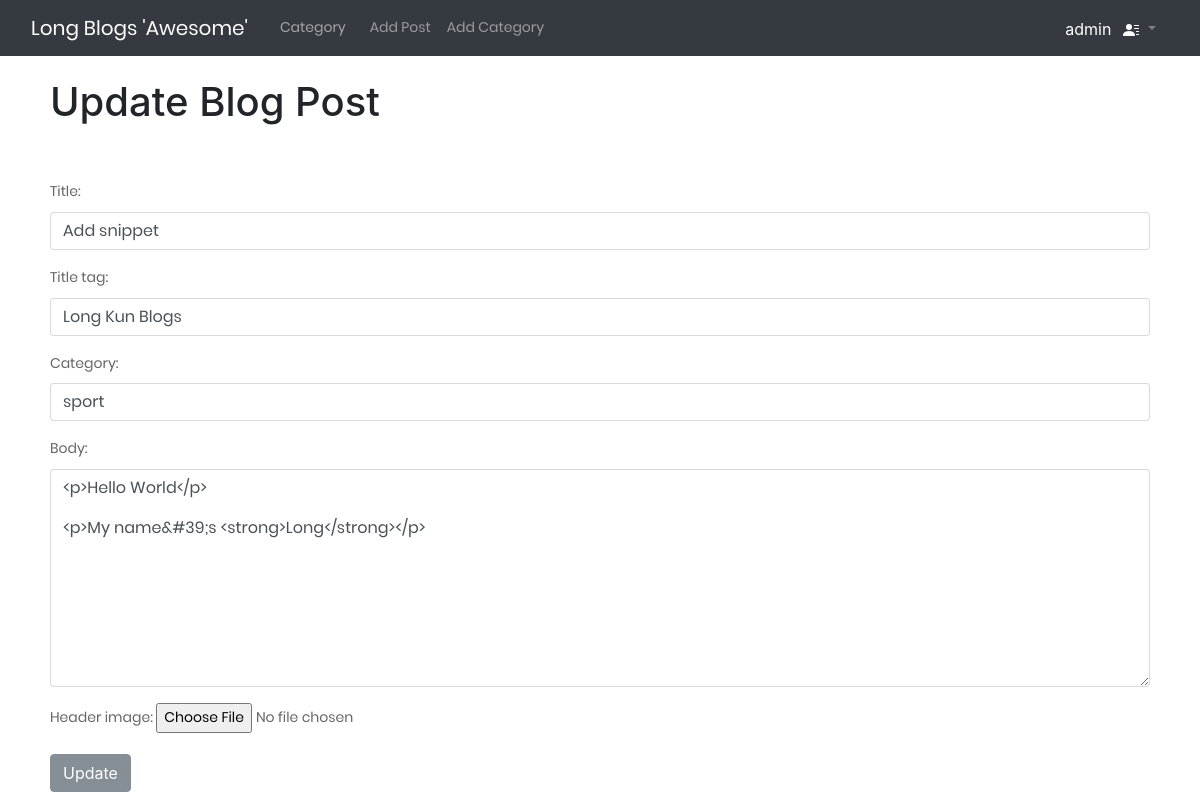
Page /article/edit/18/ (signed in) on the committed database.
### theblog/models.py (models this page shows, shortened)
class Post(models.Model):
    title = models.CharField(max_length=255)
    header_image = models.ImageField(null=True, blank=True, upload_to="images/")
    title_tag = models.CharField(max_length=255, default='Long Kun Blogs')
    author = models.ForeignKey(User, on_delete=models.CASCADE)
    category = models.CharField(max_length=255, default='coding')
    snippet = models.CharField(max_length=255)
    body = RichTextField(blank=True, null=True)
    post_date = models.DateField(auto_now_add=datetime.now)
    likes = models.ManyToManyField(User, related_name='blog_posts')

### theblog/views.py (the view)
# urls.py: path('article/edit/<int:pk>/', views.UpdatePostView.as_view(), name='update-post'),
class UpdatePostView(UpdateView):
    model = Post
    form_class = EditForm  # if use form_class u must remove fields = (...)
    template_name = 'theblog/update_post.html'

### theblog/forms.py
class EditForm(forms.ModelForm):
    class Meta:
        model = Post
        fields = ('title', 'title_tag', 'category', 'body', 'header_image')
        widgets = {
            'title': forms.TextInput(attrs={'class': 'form-control', 'placeholder': 'This is title ...'}),
            'title_tag': forms.TextInput(attrs={'class': 'form-control'}),
            'category': forms.Select(choices=choice_list,attrs={'class': 'form-control'}),
            'body': forms.Textarea(attrs={'class': 'form-control'}),
        }

### theblog/templates/theblog/update_post.html (shortened to what this page needs)
{% extends 'theblog/base.html' %}
{% block content %}
    {% if user.is_authenticated  %}
        {% if user.id == post.author.id %}
            <h1>Update Blog Post</h1>
            <br><br/>
            <div class="form-group">
                <form action="" method="POST"  enctype="multipart/form-data">
                    {{ form.as_p}}
                    <button class="btn btn-secondary">Update</button>
                </form>
            </div>
            {% else %}
            <p>You're not allowed here ( and you know it ...LOL :v )</p>
        {% endif %}
    {% else %}
        <p>You're not allowed here ( and you know it ...LOL :v )</p>
    {% endif %}
{% endblock content %}

### theblog/templates/theblog/base.html (shortened to what this page needs)
<!doctype html>
<html lang="en">
  <head>
    {% load static %}
    <link href="https://cdn.jsdelivr.net/npm/bootstrap@5.0.1/dist/css/bootstrap.min.css" rel="stylesheet">
    <link rel="stylesheet" href="https://maxcdn.bootstrapcdn.com/bootstrap/4.0.0/css/bootstrap.min.css">
    <link rel="stylesheet" href="https://cdnjs.cloudflare.com/ajax/libs/MaterialDesign-Webfont/3.6.95/css/materialdesignicons.css">
    <link rel="stylesheet" href="{% static 'theblog/css/user_profile.css' %}" type="text/css">
    <link rel="stylesheet" href="{% static 'theblog/css/main.css' %}" type="text/css">
    <link rel="stylesheet" href="{% static 'theblog/css/util.css' %}" type="text/css">
	  <link rel="stylesheet" type="text/css" href="{% static 'theblog/vendor/bootstrap/css/bootstrap.min.css' %}">
    <link rel="stylesheet" type="text/css" href="{% static 'theblog/fonts/font-awesome-4.7.0/css/font-awesome.min.css' %}">
    <link rel="stylesheet" type="text/css" href="{% static 'theblog/fonts/iconic/css/material-design-iconic-font.min.css' %}">
    <link rel="stylesheet" type="text/css" href="{% static 'theblog/vendor/animate/animate.css' %}">
    <link rel="stylesheet" type="text/css" href="{% static 'theblog/vendor/css-hamburgers/hamburgers.min.css' %}">
    <link rel="stylesheet" type="text/css" href="{% static 'theblog/vendor/animsition/css/animsition.min.css' %}">
    <link rel="stylesheet" type="text/css" href="{% static 'theblog/vendor/select2/select2.min.css' %}">
    <link rel="stylesheet" type="text/css" href="{% static 'theblog/vendor/daterangepicker/daterangepicker.css' %}">
  </head>
  <body class="body">
    <nav class="navbar navbar-expand-lg navbar-dark bg-dark">
        <div class="container-fluid">
          <a class="navbar-brand" href="{% url 'home' %}">Long Blogs 'Awesome'</a>
          {% if categories %}
            <div class="btn-group">
              <button type="button" class="btn dropdown-toggle dropdown-toggle-split" data-bs-toggle="dropdown" aria-expanded="false" style="color: rgba(255,255,255,.55);">Category</button>
                <span class="visually-hidden">Toggle Dropdown</span>
              </button>
              <ul class="dropdown-menu">
                {% for post in categories %}
                  <li><a class="dropdown-item" href="{% url 'category' post.name|slugify %}">{{post}}</a></li>
                {% endfor %}
              </ul>
            </div>
          {% else %}
            <a class="nav-link" href="{% url 'category-list' %}" style="color: rgba(255,255,255,.55);">Category</a>
          {% endif %}
          <div class="collapse navbar-collapse" id="navbarSupportedContent">
            <ul class="navbar-nav me-auto mb-2 mb-lg-0">
              {% if user.is_authenticated %}
                <li class="nav-item">
                  <a class="nav-link" href="{% url 'add-post' %}">Add Post</a>
                </li>
                <li class="nav-item">
                  <a class="nav-link" href="{% url 'add-category' %}">Add Category</a>
                </li>
              {% endif %}
            </ul>
            {% if user.is_authenticated %}
              <div class="btn-group">
                <div class="username" style="color: white; margin-top: 8px;">{{user.username}}</div>
                <button type="button" class="btn dropdown-toggle dropdown-toggle-split" data-bs-toggle="dropdown" aria-expanded="false" style="color: gray;">
                </button>
              </div>
            {% endif %}
          </div>
        </div>
      </nav>
    <br/>
    <div class="main">
      {% block content %}
    {% endblock content %}
    </div>
  </body>
</html>

### static/theblog/css/user_profile.css (style rules this page uses)
body { background-color: #f9f9fa }

### static/theblog/css/main.css (style rules this page uses)
* { margin: 0px; padding: 0px; box-sizing: border-box; }
body, html { height: 100%; font-family: Poppins-Regular, sans-serif; }
a { font-family: Poppins-Regular; font-size: 14px; line-height: 1.7; color: #666666; margin: 0px; transition: all 0.4s; -webkit-transition: all 0.4s; -o-transition: all 0.4s; -moz-transition: all 0.4s; }
h1,h2,h3,h4,h5,h6 { margin: 0px; }
p { font-family: Poppins-Regular; font-size: 14px; line-height: 1.7; color: #666666; margin: 0px; }
ul, li { margin: 0px; list-style-type: none; }
input { outline: none; border: none; }
textarea { outline: none; border: none; }
button { outline: none !important; border: none; background: transparent; }

### rows in the picture
Post: title "Add snippet", title_tag "Long Kun Blogs", category "sport", body "<p>Hello World</p> <p>My name&#39;s <strong>Long</strong></p>"

### other values in the picture
{{ user.username }} "admin"
